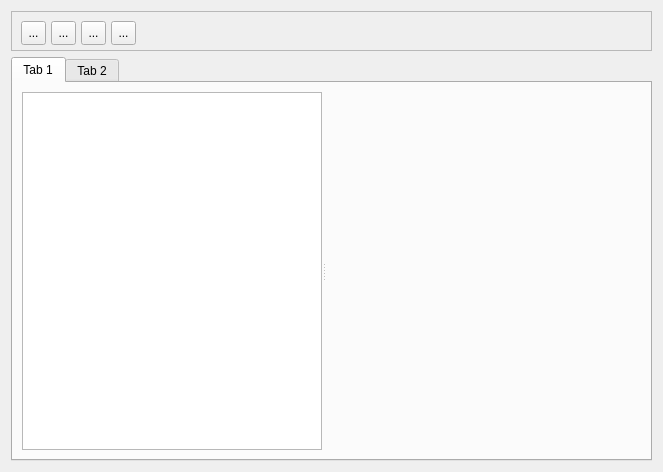
<?xml version="1.0" encoding="UTF-8"?>
<ui version="4.0">
 <class>DeviceAdministrationPanel</class>
 <widget class="QWidget" name="DeviceAdministrationPanel">
  <property name="geometry">
   <rect>
    <x>0</x>
    <y>0</y>
    <width>663</width>
    <height>472</height>
   </rect>
  </property>
  <property name="windowTitle">
   <string>Form</string>
  </property>
  <layout class="QGridLayout" name="centralLayout">
   <item row="1" column="0">
    <widget class="QTabWidget" name="tabWidget">
     <property name="currentIndex">
      <number>0</number>
     </property>
     <widget class="QWidget" name="deviceDeclarationTab">
      <property name="toolTip">
       <string>Device Declaration</string>
      </property>
      <property name="accessibleName">
       <string/>
      </property>
      <attribute name="title">
       <string>Tab 1</string>
      </attribute>
      <layout class="QGridLayout" name="gridLayout_2">
       <item row="0" column="0">
        <widget class="QSplitter" name="splitter">
         <property name="orientation">
          <enum>Qt::Horizontal</enum>
         </property>
         <widget class="QTreeView" name="treeView">
          <property name="sizePolicy">
           <sizepolicy hsizetype="Preferred" vsizetype="Expanding">
            <horstretch>0</horstretch>
            <verstretch>0</verstretch>
           </sizepolicy>
          </property>
          <property name="minimumSize">
           <size>
            <width>100</width>
            <height>0</height>
           </size>
          </property>
          <property name="maximumSize">
           <size>
            <width>300</width>
            <height>16777215</height>
           </size>
          </property>
         </widget>
         <widget class="QWidget" name="widget" native="true">
          <layout class="QGridLayout" name="widgetLayout"/>
         </widget>
        </widget>
       </item>
      </layout>
     </widget>
     <widget class="QWidget" name="graphicEnvTab">
      <attribute name="title">
       <string>Tab 2</string>
      </attribute>
     </widget>
    </widget>
   </item>
   <item row="0" column="0">
    <widget class="QFrame" name="toolFrame">
     <property name="sizePolicy">
      <sizepolicy hsizetype="Preferred" vsizetype="Fixed">
       <horstretch>0</horstretch>
       <verstretch>0</verstretch>
      </sizepolicy>
     </property>
     <property name="minimumSize">
      <size>
       <width>0</width>
       <height>40</height>
      </size>
     </property>
     <property name="frameShape">
      <enum>QFrame::StyledPanel</enum>
     </property>
     <property name="frameShadow">
      <enum>QFrame::Raised</enum>
     </property>
     <widget class="QToolButton" name="newModuleTool">
      <property name="geometry">
       <rect>
        <x>10</x>
        <y>10</y>
        <width>25</width>
        <height>24</height>
       </rect>
      </property>
      <property name="text">
       <string>...</string>
      </property>
     </widget>
     <widget class="QToolButton" name="newDeviceTool">
      <property name="geometry">
       <rect>
        <x>40</x>
        <y>10</y>
        <width>25</width>
        <height>24</height>
       </rect>
      </property>
      <property name="text">
       <string>...</string>
      </property>
     </widget>
     <widget class="QToolButton" name="deleteSelectedTool">
      <property name="geometry">
       <rect>
        <x>70</x>
        <y>10</y>
        <width>25</width>
        <height>24</height>
       </rect>
      </property>
      <property name="text">
       <string>...</string>
      </property>
     </widget>
     <widget class="QToolButton" name="modifySelectedTool">
      <property name="geometry">
       <rect>
        <x>100</x>
        <y>10</y>
        <width>25</width>
        <height>24</height>
       </rect>
      </property>
      <property name="text">
       <string>...</string>
      </property>
     </widget>
    </widget>
   </item>
  </layout>
 </widget>
 <resources/>
 <connections/>
</ui>
